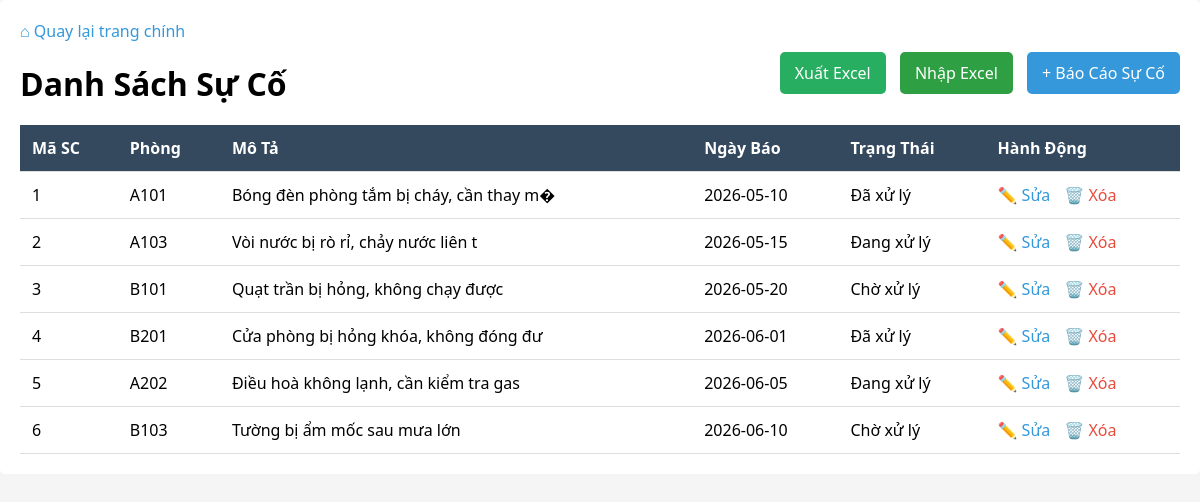
The app's page /QuanLyKTX_API/Public/incident (signed in) with its own data.
### tables this page shows
CREATE TABLE suco (
    masuco INT PRIMARY KEY AUTO_INCREMENT,
    maphong VARCHAR(20),
    mota TEXT,
    ngaybao DATE,
    trangthai VARCHAR(20),
    created_at TIMESTAMP DEFAULT CURRENT_TIMESTAMP,
    FOREIGN KEY (maphong) REFERENCES phong(maphong)
);

CREATE TABLE phong (
    id INT PRIMARY KEY AUTO_INCREMENT,
    maphong VARCHAR(20) UNIQUE NOT NULL,
    sophong VARCHAR(10),
    toa VARCHAR(5),
    succhua INT DEFAULT 8,
    phonghientai INT DEFAULT 0,
    gia DECIMAL(10,2),
    trangthai VARCHAR(20),
    created_at TIMESTAMP DEFAULT CURRENT_TIMESTAMP
);

### QuanLyKTX_API/Controllers/IncidentController.php (called while the page is built, shortened)
<?php
class IncidentController extends Controller {
    private $incidentService;
    public function __construct() {
        $this->incidentService = new IncidentService();
    }
    public function index() {
        $keyword = $this->getInput('search');
        if ($keyword) {
            $incidents = $this->incidentService->searchIncidents($keyword);
        } else {
            $incidents = $this->incidentService->getAllIncidents();
        }
        $this->view('incident/list', [
            'title' => 'Danh Sách Sự Cố',
            'incidents' => $incidents,
            'keyword' => $keyword
        ]);
    }
}

### QuanLyKTX_API/Config/Database.php (called while the page is built, shortened)
<?php
class Database {
    private static $connection = null;
    public static function getConnection() {
        if (self::$connection === null) {
            $host = 'db';
            $user = 'root';
            $pass = 'root_password';
            $db   = 'quanlykytucxa';
            $port = 3306;
            self::$connection = new \mysqli($host, $user, $pass, $db, $port);
            self::$connection->set_charset("utf8");
        }
        return self::$connection;
    }
}

### QuanLyKTX_API/Services/IncidentService.php (called while the page is built, shortened)
<?php
class IncidentService {
    private $incidentRepo;
    public function __construct() {
        $this->incidentRepo = new IncidentRepository();
    }
    public function getAllIncidents() {
        return $this->incidentRepo->getAll();
    }
}

### QuanLyKTX_API/Models/IncidentRepository.php (called while the page is built, shortened)
<?php
class IncidentRepository extends Repository {
    protected $table = 'suco';
    public function getAll() {
        $sql = "SELECT s.*, p.sophong, p.toa, p.maphong FROM {$this->table} s
                LEFT JOIN phong p ON s.maphong = p.maphong
                ORDER BY s.masuco ASC";
        return $this->fetchAll($sql);
    }
}

### QuanLyKTX_API/Core/Repository.php (called while the page is built, shortened)
<?php
abstract class Repository {
    protected $db;
    public function __construct() {
        $this->db = \Config\Database::getConnection();
    }
    protected function fetchAll($sql, $types = '', $params = []) {
        if (empty($params)) {
            $result = $this->db->query($sql);
            $data = [];
            if ($result) {
                while ($row = $result->fetch_assoc()) {
                    $data[] = $row;
                }
            }
            return $data;
        }
        return [];
    }
}

### QuanLyKTX_API/Views/incident/list.php (the view, shortened to what this page needs)
<!DOCTYPE html>
<html lang="vi">
<head>
</head>
<body>
    <div class="container">
        <div style="margin-bottom: 20px;">
            <a href="<?= BASE_URL ?>" style="color: #3498db; text-decoration: none; font-weight: 500;">⌂ Quay lại trang chính</a>
        </div>
        <div class="header">
            <h1>Danh Sách Sự Cố</h1>
            <div>
                <a href="<?= BASE_URL ?>incident/export" class="btn" style="background: #27ae60;">Xuất Excel</a>
                <a href="<?= BASE_URL ?>incident/import" class="btn" style="background: #2ea043; margin-left: 10px;">Nhập Excel</a>
                <a href="<?= BASE_URL ?>incident/create" class="btn" style="margin-left: 10px;">+ Báo Cáo Sự Cố</a>
            </div>
        </div>
        <table>
            <thead>
                <tr>
                    <th>Mã SC</th>
                    <th>Phòng</th>
                    <th>Mô Tả</th>
                    <th>Ngày Báo</th>
                    <th>Trạng Thái</th>
                    <th>Hành Động</th>
                </tr>
            </thead>
            <tbody>
                <?php if (!empty($incidents)): ?>
                    <?php foreach ($incidents as $i): ?>
                        <tr>
                            <td><?= $i['masuco'] ?></td>
                            <td><?= htmlspecialchars($i['maphong'] ?? 'N/A') ?></td>
                            <td><?= htmlspecialchars(substr($i['mota'], 0, 50)) ?></td>
                            <td><?= $i['ngaybao'] ?></td>
                            <td><?= htmlspecialchars($i['trangthai']) ?></td>
                            <td>
                                <a href="<?= BASE_URL ?>incident/edit/<?= $i['masuco'] ?>" style="color: #3498db; text-decoration: none; margin-right: 10px;">✏️ Sửa</a>
                                <a href="<?= BASE_URL ?>incident/delete/<?= $i['masuco'] ?>" style="color: #e74c3c; text-decoration: none;" onclick="return confirm('Xóa?')">🗑️ Xóa</a>
                            </td>
                        </tr>
                    <?php endforeach; ?>
                <?php else: ?>
                    <tr><td colspan="6" style="text-align: center; padding: 40px;">✓ Không có sự cố nào</td></tr>
                <?php endif; ?>
            </tbody>
        </table>
    </div>
</body>
</html>

### QuanLyKTX_API/Views/incident/list.php (style rules this page uses)
* { margin: 0; padding: 0; box-sizing: border-box; }
body { font-family: 'Segoe UI'; background: #f5f5f5; }
.container { max-width: 1200px; margin: 0 auto; background: white; padding: 20px; border-radius: 5px; }
.header { display: flex; justify-content: space-between; margin-bottom: 20px; }
.btn { padding: 10px 15px; border: none; border-radius: 5px; cursor: pointer; text-decoration: none; background: #3498db; color: white; }
table { width: 100%; border-collapse: collapse; margin-top: 20px; }
table thead { background: #34495e; color: white; }
table th, table td { padding: 12px; text-align: left; border-bottom: 1px solid #ddd; }

### records on screen
suco: masuco "1", phong.maphong "A101", mota "Bóng đèn phòng tắm bị cháy, cần thay m�", ngaybao "2026-05-10", trangthai "Đã xử lý"
suco: masuco "2", phong.maphong "A103", mota "Vòi nước bị rò rỉ, chảy nước liên t", ngaybao "2026-05-15", trangthai "Đang xử lý"
suco: masuco "3", phong.maphong "B101", mota "Quạt trần bị hỏng, không chạy được", ngaybao "2026-05-20", trangthai "Chờ xử lý"
suco: masuco "4", phong.maphong "B201", mota "Cửa phòng bị hỏng khóa, không đóng đư", ngaybao "2026-06-01", trangthai "Đã xử lý"
suco: masuco "5", phong.maphong "A202", mota "Điều hoà không lạnh, cần kiểm tra gas", ngaybao "2026-06-05", trangthai "Đang xử lý"
suco: masuco "6", phong.maphong "B103", mota "Tường bị ẩm mốc sau mưa lớn", ngaybao "2026-06-10", trangthai "Chờ xử lý"
